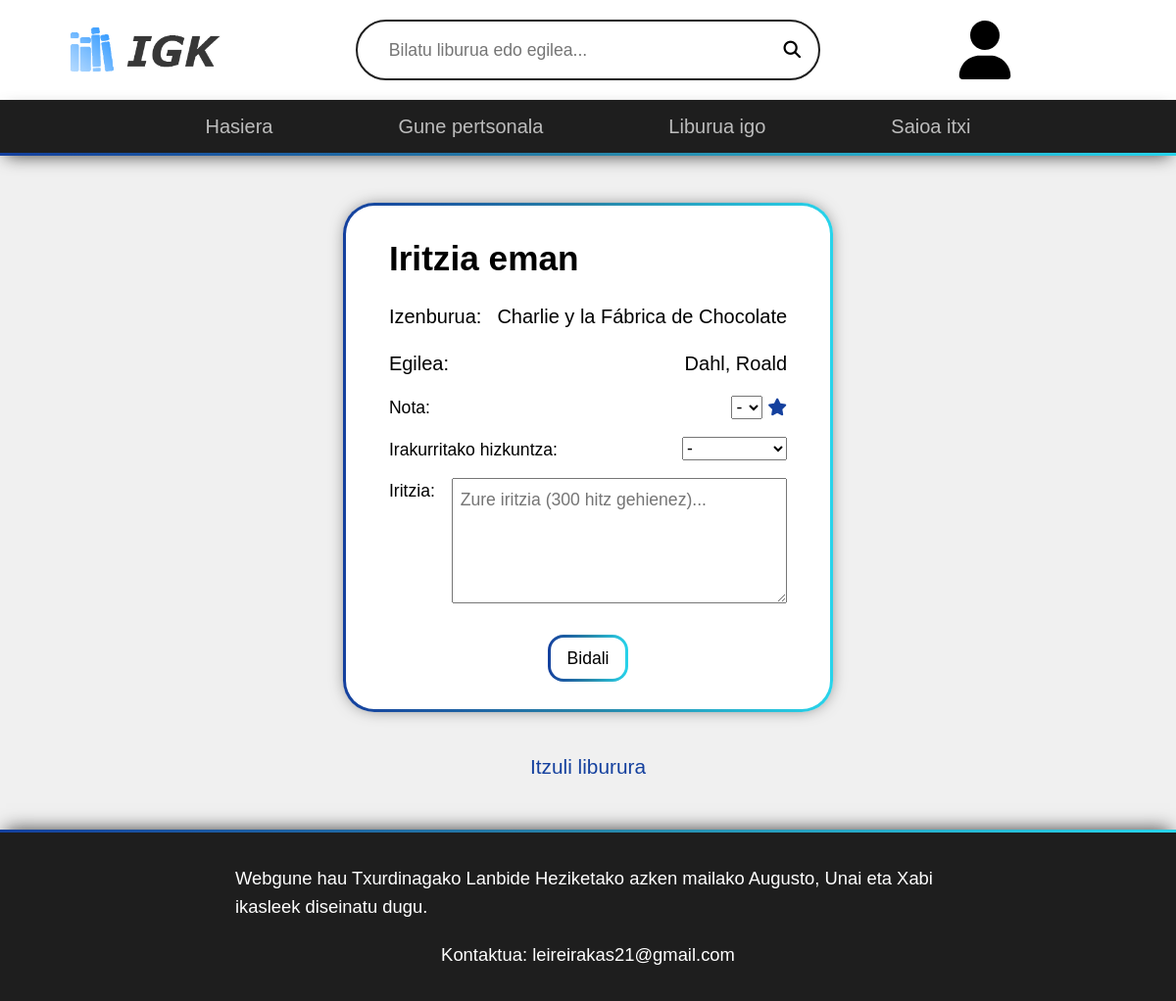
The page /liburua/12/iritzi (signed in) on the database its author committed.
### tables this page shows
create table if not exists idiomas_libro (
  id_libro int unsigned,
  id_idioma int unsigned,
  titulo_alternativo varchar(100),
  primary key (id_libro, id_idioma),
  foreign key (id_libro) references libro(id) on delete cascade,
  foreign key (id_idioma) references idioma(id) on delete cascade
);

create table if not exists libro (
  id int unsigned auto_increment primary key,
  autor varchar(100) not null,
  serie varchar(50),
  serie_num float(4, 1),
  fecha_pub date not null,
  cantidad_reviews int unsigned not null default 0,
  nota_media float(3, 2) unsigned not null default 0,
  edad_media tinyint(2) unsigned not null default 0,
  formato enum('Nobela', 'Komikia', 'Nobela Grafikoa', 'Manga') not null,
  sinopsis varchar(2550) not null,
  aceptado boolean default false not null
);

### public/index.php (called while the page is built, shortened)
<?php
$url = parse_url($_SERVER['REQUEST_URI']);
$page =  array_slice(array_filter(explode('/', strtolower($url['path']))), 0);
$ruta_elegida = '';
$accion = '';
$cantidadSecciones = count($page);
if ($cantidadSecciones === 1) {
  $ruta_elegida = '../views/' . $page[0] . '.php';
} else if ($cantidadSecciones === 2) {
  if (in_array($page[0], ['liburua', 'iritzia', 'profila'])) {
    $ruta_elegida = '../views/' . $page[0] . '.php';
    $busqueda = $page[1];
  }
} else if ($cantidadSecciones === 3 && $page[0] !== 'bilaketa') {
  if (in_array($page[0], ['liburua', 'iritzia', 'iritzi', 'erantzun', 'profila'])) {
    $id = $page[1];
    if (in_array($page[2], ['iritzi', 'erantzun'])) {
      $ruta_elegida = '../views/' . $page[2] . '.php';
    } else if (($page[0] !== 'iritzia' && in_array($page[2], ['aldatu', 'ezabatu', 'eskaera']))
      || in_array($page[0], ['liburua', 'profila']) && in_array($page[2], ['onartu', 'ukatu'])
    ) {
      $ruta_elegida = '../views/' . $page[0] . '.php';
      $busqueda = $page[1];
      $accion = $page[2];
    }
  }
} else if ($cantidadSecciones === 3 && $page[0] === 'bilaketa' && intval($page[2]) > 0) {
  $ruta_elegida = '../views/' . $page[0] . '.php';
  $busqueda = $page[1];
  $pagina = intval($page[2]);
}
include_once $ruta_elegida;

### views/iritzi.php (the view, shortened to what this page needs)
<!DOCTYPE html>
<html lang='eu'>
<?php
include_once '../modules/db-config.php';
$editar = ($accion === '') ? false : true;
if ($editar) {
  $review = $pdo->prepare('SELECT * FROM review WHERE id = :id_review');
  $review->execute(['id_review' => $id]);
  $review = $review->fetch();
  if (empty($review)) header('Location: /liburua/' . $id);
  if ($accion === 'ezabatu') {
    echo ('DELETE FROM review WHERE id = ' . $id . ';');
    $delete = $pdo->prepare('DELETE FROM review WHERE id = :id_review;');
    $delete->execute(['id_review' => $id]);
    header('Location: /liburua/' . $review['id_libro']);
  }
  $libro = $pdo->prepare(
    'SELECT l.id, il.titulo_alternativo AS titulo, l.autor
      FROM libro l JOIN idiomas_libro il ON l.id = il.id_libro
      WHERE l.id = :id
        AND l.aceptado = true'
  );
  $libro->execute(['id' => $review['id_libro']]);
  $libro = $libro->fetch();
} else {
  $libro = $pdo->prepare(
    'SELECT l.id, il.titulo_alternativo AS titulo, l.autor
      FROM libro l JOIN idiomas_libro il ON l.id = il.id_libro
      WHERE l.id = :id
        AND l.aceptado = true'
  );
  $libro->execute(['id' => $id]);
  $libro = $libro->fetch();
  $review = $pdo->prepare('SELECT * FROM review WHERE id_cuenta = :id_cuenta AND id_libro = :id_libro');
  $review->execute(['id_cuenta' => $_SESSION['usr']['id'], 'id_libro' => $id]);
  $review = $review->fetch();
}
include_once '../templates/head.php';
?>
<body>
  <?php
  include_once '../templates/header.php';
  ?>
  <main class="flex-center-col main-form">
    <div class="form-container">
      <h1>Iritzia <?php echo $editar ? 'aldatu' : 'eman' ?></h1>
      <form action="" method="post" class="flex-stretch-col" id="form-iritzia">
        <div class="campo-predefinido">
          <p>Izenburua:</p>
          <p><?php echo $libro['titulo'] ?></p>
        </div>
        <div class="campo-predefinido">
          <p>Egilea:</p>
          <p><?php echo $libro['autor'] ?></p>
        </div>
        <div class="campo">
          <label for="nota">Nota:</label>
          <div>
            <select name="nota" id="nota">
              <option disabled selected>-</option>
            </select>
            <i class="fa-solid fa-star"></i>
          </div>
        </div>
        <div class="campo">
          <label for="idioma">Irakurritako hizkuntza:</label>
          <select name="idioma" id="idioma">
            <option disabled selected>-</option>
          </select>
        </div>
        <div class="campo">
          <label for="texto">Iritzia:</label>
          <textarea name="texto" id="texto" maxlength="2295" placeholder="Zure iritzia (300 hitz gehienez)..."><?php if ($editar) echo $review['texto'] ?></textarea>
        </div>
        <button id="enviar">Bidali</button>
      </form>
    </div>
    <a href="/liburua/<?php echo $id ?>" class="volver">Itzuli liburura</a>
  </main>
  <?php
  include_once '../templates/footer.php';
  ?>
</body>
</html>

### public/src/style.css (style rules this page uses)
:root { --clr-fondo: #f0f0f0; --clr-transparente: #00000000; --clr-acento: #14409e; --clr-acento-transparente: #14409e; --clr-error: #ff3232; --clr-enlace: #807c7c; --clr-gris-claro: #d9d9d9; --clr-gris-oscuro: #1e1e1e; --clr-negro: #000000; --clr-blanco: #ffffff; --clr-gradiente-inicial: var(--clr-acento); --clr-gradiente-central: #2784a8; --clr-gradiente-final: #27d4eb; --clr-gradiente-inicial-transparente: #14409e42; --clr-gradiente-central-transparente: #2783a84c; --clr-gradiente-final-transparente: #27d4eb2f; --gradiente: linear-gradient(to right, var(--clr-gradiente-inicial), var(--clr-gradiente-central), var(--clr-gradiente-final)); --gradiente-transparente: linear-gradient( 120deg, transparent, var(--clr-gradiente-inicial-transparente), var(--clr-gradiente-central-transparente), var(--clr-gradiente-final-transparente), transparent ); --outline: var(--clr-acento) solid 0.3125rem; --outline-error: var(--clr-error) solid 0.3125rem; --borde-gradiente-radius: linear-gradient(var(--clr-blanco), var(--clr-blanco)) padding-box, var(--gradiente) border-box; --sombra-alrededor-suave: 0 0rem 1.125rem -0.375rem rgba(0, 0, 0, 0.35); --sombra-alrededor: 0 0rem 1.125rem -0.375rem rgba(0, 0, 0, 0.75); --sombra-superior: 0 -0.375rem 1.125rem -0.375rem rgba(0, 0, 0, 0.75); --sombra-inferior: 0 0.375rem 1.125rem -0.375rem rgba(0, 0, 0, 0.75); --transicion-rapida: 100ms ease-in-out; --transicion: 200ms ease-in-out; font-family: 'Inter', sans-serif; }
body { font-size: 1.1rem; background-color: var(--clr-fondo); overflow-y: scroll; display: flex; flex-direction: column; justify-content: center; align-items: stretch; }
h1 { margin-bottom: 1rem; }
p { font-size: 1.25rem; line-height: 1.6; }
a, a:visited { text-decoration: underline 0.15rem var(--clr-transparente); transition: text-decoration var(--transicion); color: var(--clr-acento); }
.form-container, #menu-busqueda { background-color: var(--clr-blanco); padding: 1.75rem 2.75rem; box-shadow: var(--sombra-alrededor); border: 3px solid transparent; border-radius: 2rem; background: var(--borde-gradiente-radius); }
.form-container form { gap: 1rem; }
form :is(.campo, .campo-predefinido) { display: flex; flex-direction: row; justify-content: space-between; align-items: start; font-size: 1.1rem; gap: 1rem; }
form .campo-predefinido p { cursor: default; }
form .campo label:is([for='texto'], [for='sinopsis']) { align-self: start; }
.form-container :is(select, [type='file'], [type='date']) { justify-self: stretch; }
.form-container button { margin-top: 1rem; align-self: center; border: 3px solid transparent; border-radius: 1rem; background: var(--borde-gradiente-radius); padding: 0.5rem 1rem; position: relative; overflow: hidden; }
.form-container button::before { content: ''; position: absolute; top: 0; left: -100%; width: 100%; height: 100%; background: var(--gradiente-transparente); transition: all 650ms; }
button, select, option, .file-input-text, [type='file'] { cursor: pointer; }
input, button, select, textarea, .file-input-text, #header-perfil img { transition: outline var(--transicion-rapida); }
textarea { resize: vertical; padding: 0.5rem; width: 35ch; min-height: 4rem; height: 8rem; max-height: 16rem; }
main:not(#main-hasiera) { flex-grow: 1; width: 75vw; margin-inline: auto; padding-block: 3rem; }
#main-libro, #main-personal, .main-form { gap: 2.5rem; }
.flex-center-col { display: flex; flex-direction: column; justify-content: center; align-items: center; }
.flex-stretch-col { display: flex; flex-direction: column; justify-content: center; align-items: stretch; }
.fa-star { color: var(--clr-acento); }
.volver { font-size: 1.3rem; font-weight: 450; }

### public/src/base.css (style rules this page uses)
body { min-height: 100vh; text-rendering: optimizeSpeed; line-height: 1.5; }
button, input, select, textarea { font: inherit; }

### rows shown on the page
idiomas_libro: titulo_alternativo "Charlie y la Fábrica de Chocolate"
libro: autor "Dahl, Roald"
